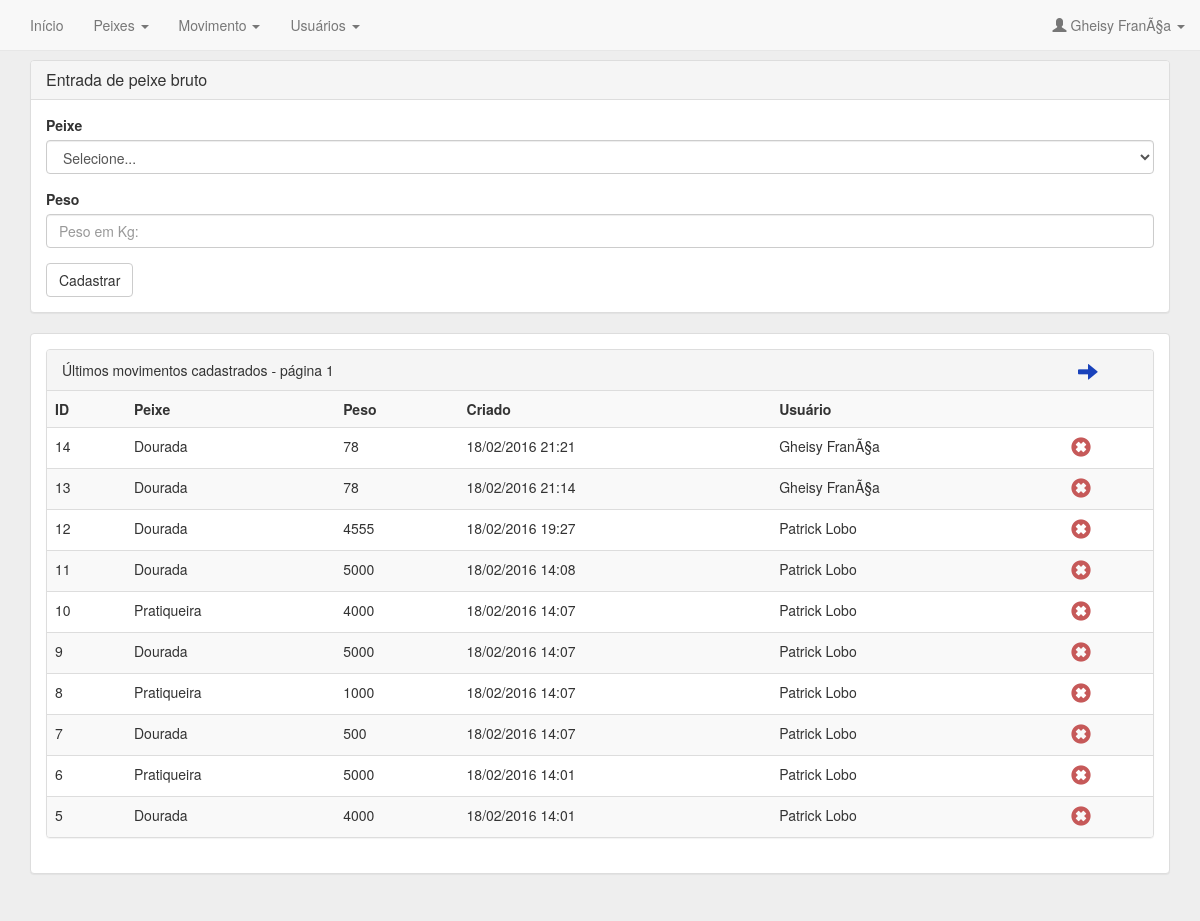
The app's page /entrada/cadastrar/pagina/0 (signed in), older data.
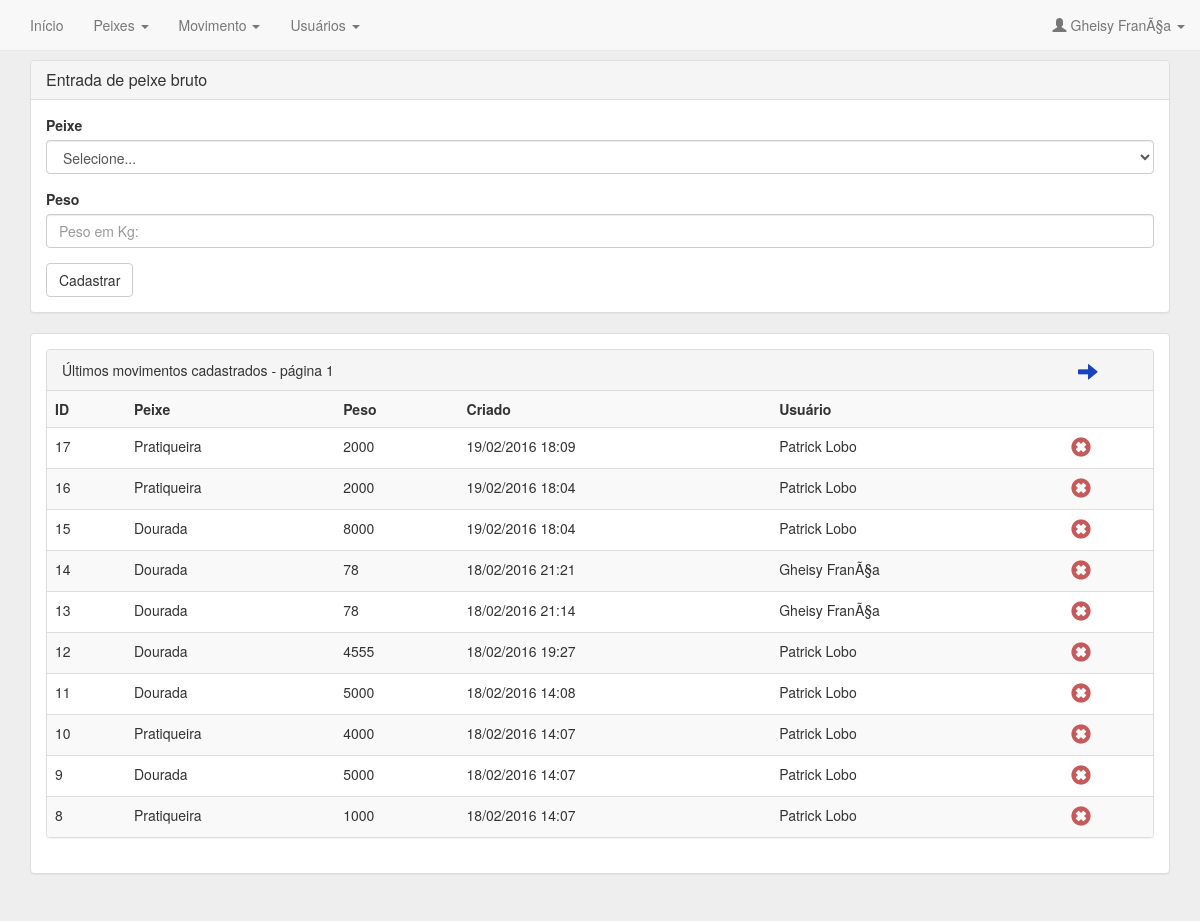
The same page, newer data.
### tables this page shows
CREATE TABLE IF NOT EXISTS `entrada` (
`id` int(11) NOT NULL,
  `peso` double NOT NULL,
  `data` date NOT NULL,
  `peixe` int(11) NOT NULL,
  `criado` timestamp NOT NULL DEFAULT CURRENT_TIMESTAMP,
  `usuario` int(11) NOT NULL
);

CREATE TABLE IF NOT EXISTS `peixe` (
`id` int(11) NOT NULL,
  `descricao` varchar(45) DEFAULT NULL,
  `tipo` varchar(1) DEFAULT NULL
);

CREATE TABLE IF NOT EXISTS `usuario` (
`id` int(11) NOT NULL,
  `nome` varchar(45) NOT NULL,
  `nomeuser` varchar(45) NOT NULL,
  `senha` varchar(200) NOT NULL,
  `nivel` int(11) NOT NULL,
  `criado` timestamp NOT NULL DEFAULT CURRENT_TIMESTAMP,
  `alterado` datetime NOT NULL
);

### controle/EntradaControle.php (called while the page is built, shortened)
<?php
class EntradaControle
{
  function Cadastrar()
  {
    require_once "visao/entrada/cadastrar.php";
  }
}
 ?>

### index.php (called while the page is built)
<?php
require_once "config.php";

### classe/EntradaBD.php (called while the page is built, shortened)
<?php
class EntradaBD {
  private $conexao;
  function __construct() {
    $this->conexao = new Conexao();
    $this->conexao->conectar();
  }
  public function getEntradaUltimos($pagina){
    $porpagina = 10;
    $inipafina = ($porpagina * $pagina);
    $this->vetEntrada = array();
    $this->sql = "SELECT * FROM entrada ORDER BY id DESC LIMIT $inipafina, $porpagina";
    $this->conexao->execSQL($this->sql);
    while ($row = $this->conexao->listarResultados()) {
      $this->entrada = new Entrada();
      $this->entrada ->setId($row['id']);
      $this->entrada ->setPeso($row['peso']);
      $this->entrada ->setData($row['data']);
      $this->entrada ->setPeixe($row['peixe']);
      $this->entrada ->setCriado($row['criado']);
      $this->entrada ->setUsuario($row['usuario']);
      array_push($this->vetEntrada, $this->entrada);
    }
    return $this->vetEntrada;
  }
}

### classe/Conexao.php (called while the page is built, shortened)
<?php
class Conexao {
    private $nomeHost;
    private $user;
    private $pass;
    private $banco;
    private $query;
    private $conexao;
    public function __construct($nomeHost = "localhost", $user = "root", $pass = "", $banco = "princomar") {
        $this->nomeHost = $nomeHost;
        $this->user = $user;
        $this->pass = $pass;
        $this->banco = $banco;
    }
    public function conectar() {
        $this->conexao = mysqli_connect("$this->nomeHost", "$this->user", "$this->pass") or die("<h1 align=\"center\">Não foi possível conectar ao servidor mySQL!<h1>");
        if (!empty($this->conexao)) {
            mysqli_select_db($this->conexao, "$this->banco") or die("<h1 align=\"center\">Não foi possivel estabelecer conexão com o banco de dados!<h1>");
        }
    }
    public function execSQL($sql) {
        $this->query = mysqli_query($this->conexao, $sql) or die
                        ("<script> alert(\"Ocorreu um erro no acesso ao banco de dados \\nErro:\\n". mysqli_error($this->conexao)."\");</script>");
        return $this->query;
    }
    public function listarResultados() {
        return mysqli_fetch_assoc($this->query);
    }
}

### classe/Entrada.php (called while the page is built, shortened)
<?php
class Entrada {
private $id;
private $peso;
private $peixe;
private $criado;
private $usuario;
public function getId() {
return $this->id;
}
public function setId($id) {
$this->id = $id;
}
public function getPeso() {
return $this->peso;
}
public function setPeso($peso) {
$this->peso = $peso;
}
public function getPeixe() {
return $this->peixe;
}
public function setPeixe($peixe) {
$this->peixe = $peixe;
}
public function getCriado() {
return $this->criado;
}
public function setCriado($criado) {
$this->criado = $criado;
}
public function getUsuario() {
return $this->usuario;
}
public function setUsuario($usuario) {
$this->usuario = $usuario;
}
}

### classe/PeixeBD.php (called while the page is built, shortened)
<?php
class PeixeBD {
  private $conexao;
  function __construct() {
    $this->conexao = new Conexao();
    $this->conexao->conectar();
  }
  public function getPeixeTipo($tipo){
    $this->vetPeixe = array();
    $this->sql = "SELECT * FROM peixe WHERE tipo = '$tipo' ORDER BY descricao ";
    $this->conexao->execSQL($this->sql);
    while ($row = $this->conexao->listarResultados()) {
      $this->peixe = new Peixe();
      $this->peixe ->setId($row['id']);
      $this->peixe ->setDescricao($row['descricao']);
      $this->peixe ->setTipo($row['tipo']);
      array_push($this->vetPeixe, $this->peixe);
    }
    return $this->vetPeixe;
  }
  public function getPeixeUni($idpeixe) {
    $this->sql = "SELECT * FROM peixe WHERE id = '$idpeixe' ";
    $this->conexao->execSQL($this->sql);
    $this->peixe = new Peixe();
    while ($row = $this->conexao->listarResultados()) {
      $this->peixe = new Peixe();
      $this->peixe ->setId($row['id']);
      $this->peixe ->setDescricao($row['descricao']);
      $this->peixe ->setTipo($row['tipo']);
    }
    return $this->peixe;
  }
}

### classe/Peixe.php (called while the page is built, shortened)
<?php
class Peixe {
  private $descricao;
  public function getDescricao() {
    return $this->descricao;
  }
  public function setDescricao($descricao) {
    $this->descricao = $descricao;
  }
}

### classe/Validador.php (called while the page is built, shortened)
<?php
require_once 'Conexao.php';
class Validador {
    public function dataTimeStampToFormatoBrasil($data) {
        if($data == "0000-00-00 00:00:00"){
          return "--/--/---- --:--:--";
        }
        else
        {
          $hora = date("H:i", strtotime($data));
          $ndata = implode("/", array_reverse(explode("-", date("Y-m-d", strtotime($data)))));
          return $ndata." ".$hora;
        }
    }
}

### classe/UsuarioBD.php (called while the page is built, shortened)
<?php
class UsuarioBD {
  private $conexao;
  function __construct() {
    $this->conexao = new Conexao();
    $this->conexao->conectar();
  }
  public function getUsuarioUni($idusuario) {
    $this->sql = "SELECT * FROM usuario WHERE id = '$idusuario' ";
    $this->conexao->execSQL($this->sql);
    $this->usuario = new Usuario();
    while ($row = $this->conexao->listarResultados()) {
      $this->usuario = new Usuario();
      $this->usuario ->setId($row['id']);
      $this->usuario ->setNome($row['nome']);
      $this->usuario ->setNomeuser($row['nomeuser']);
      $this->usuario ->setNivel($row['nivel']);
    }
    return $this->usuario;
  }
}

### classe/Usuario.php (called while the page is built, shortened)
<?php
class Usuario {
  private $nome;
  public function getNome() {
    return $this->nome;
  }
  public function setNome($nome) {
    $this->nome = $nome;
  }
}

### visao/entrada/cadastrar.php (the view, shortened to what the changed rows need)
<?php
$peixeBD = new PeixeBD;
$usuario = new UsuarioBD;
$entradaBD = new EntradaBD;
$validador = new Validador;
 ?>
<br>
<div class="container">
<?php
if($_REQUEST['pagina'] != ""){
  $lista = $entradaBD->getEntradaUltimos($_REQUEST['pagina']);
 ?>
  <div class="panel panel-default">
    <div class="panel-body">
      <div class="panel panel-default">
         <table class="table table-striped">
          <?php  foreach($lista as $lista): ?>
            <tr>
              <td>
                <?=$lista->getId()?>
              </td>
              <td>
                <?=$peixeBD->getPeixeUni($lista->getPeixe())->getDescricao()?>
              </td>
              <td>
                <?=$lista->getPeso()?>
              </td>
              <td>
                <?=$validador->dataTimeStampToFormatoBrasil($lista->getCriado())?>
              </td>
              <td>
                <?=$usuario->getUsuarioUni($lista->getUsuario())->getNome()?>
              </td>
              <td>
              <a href="<?=DIRETORIO?>usuario/gerenciar/excluir/<?=$lista->getId()?>">
                  <span class="icon-deletar glyphicon glyphicon-remove-sign" aria-hidden="true"></span>
                </a>
              </td>
            </tr>
          <?php endforeach;?>
      </table>
    </div>
  </div>
</div>
<?php
}
 ?>

Row changes from the older to the newer data that the page shows:
no longer on this page (row unchanged): entrada: id "7", peixe.tipo "Dourada", peso "500", criado "18/02/2016 14:07", usuario.nivel "Patrick Lobo"
no longer on this page (row unchanged): entrada: id "6", peixe.tipo "Pratiqueira", peso "5000", criado "18/02/2016 14:01", usuario.nivel "Patrick Lobo"
no longer on this page (row unchanged): entrada: id "5", peixe.tipo "Dourada", peso "4000", criado "18/02/2016 14:01", usuario.nivel "Patrick Lobo"
added entrada: id "17", peixe.tipo "Pratiqueira", peso "2000", criado "19/02/2016 18:09", usuario.nivel "Patrick Lobo"
added entrada: id "16", peixe.tipo "Pratiqueira", peso "2000", criado "19/02/2016 18:04", usuario.nivel "Patrick Lobo"
added entrada: id "15", peixe.tipo "Dourada", peso "8000", criado "19/02/2016 18:04", usuario.nivel "Patrick Lobo"
